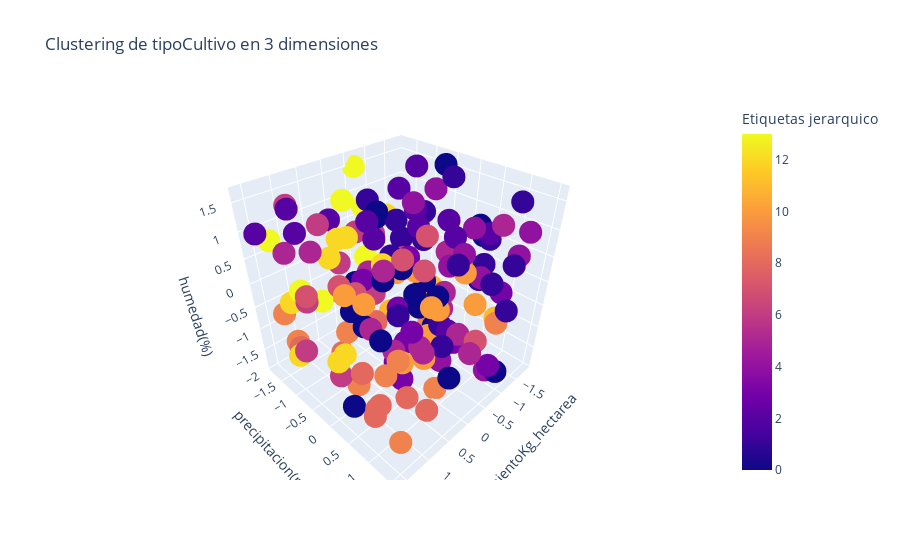

This figure's notebook cell:
### Code cell
fig = px.scatter_3d(df_clustering, x='rendimientoKg_hectarea', y='precipitacion(mm)', z='humedad(%)',
                    color='Etiquetas jerarquico',
                    title='Clustering de tipoCultivo en 3 dimensiones')
fig.show()

### Figure 1 — Plotly figure (JSON) as saved in the notebook; plotly's stock layout.template omitted (floating-point values rounded to 4 significant figures; data arrays with more than 128 entries replaced by an {"elided": "..."} marker saying what was removed)
{"data": [{"hovertemplate": "rendimientoKg_hectarea=%{x}<br>precipitacion(mm)=%{y}<br>humedad(%)=%{z}<br>Etiquetas jerarquico=%{marker.color}<extra></extra>", "legendgroup": "", "marker": {"color": {"elided": "163 int values"}, "coloraxis": "coloraxis", "symbol": "circle"}, "mode": "markers", "name": "", "scene": "scene", "showlegend": false, "type": "scatter3d", "x": {"elided": "163 float values"}, "y": {"elided": "163 float values"}, "z": {"elided": "163 float values"}}], "layout": {"coloraxis": {"colorbar": {"title": {"text": "Etiquetas jerarquico"}}, "colorscale": [[0, "#0d0887"], [0.1111, "#46039f"], [0.2222, "#7201a8"], [0.3333, "#9c179e"], [0.4444, "#bd3786"], [0.5556, "#d8576b"], [0.6667, "#ed7953"], [0.7778, "#fb9f3a"], [0.8889, "#fdca26"], [1, "#f0f921"]]}, "legend": {"tracegroupgap": 0}, "scene": {"domain": {"x": [0, 1], "y": [0, 1]}, "xaxis": {"title": {"text": "rendimientoKg_hectarea"}}, "yaxis": {"title": {"text": "precipitacion(mm)"}}, "zaxis": {"title": {"text": "humedad(%)"}}}, "title": {"text": "Clustering de tipoCultivo en 3 dimensiones"}}}
